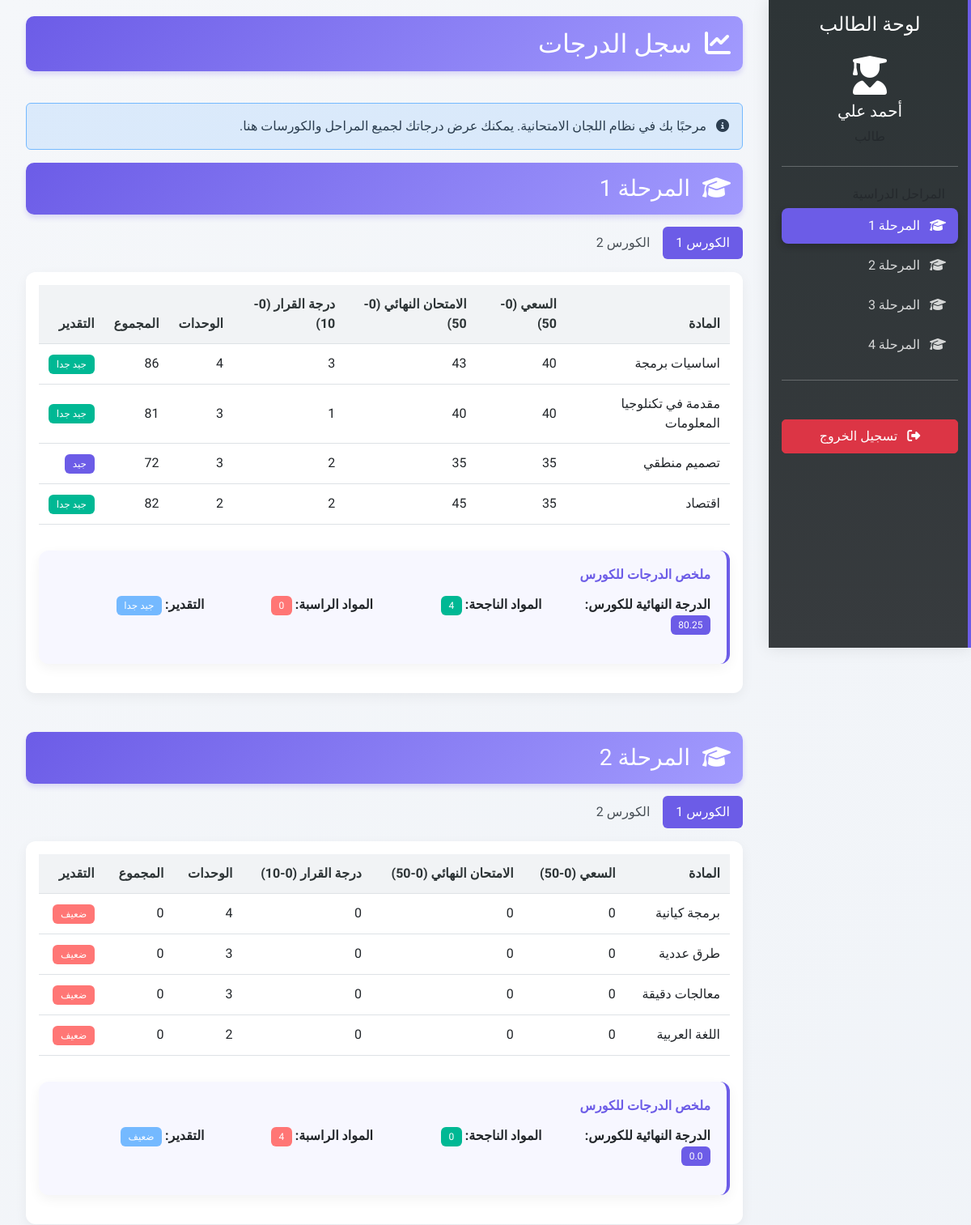
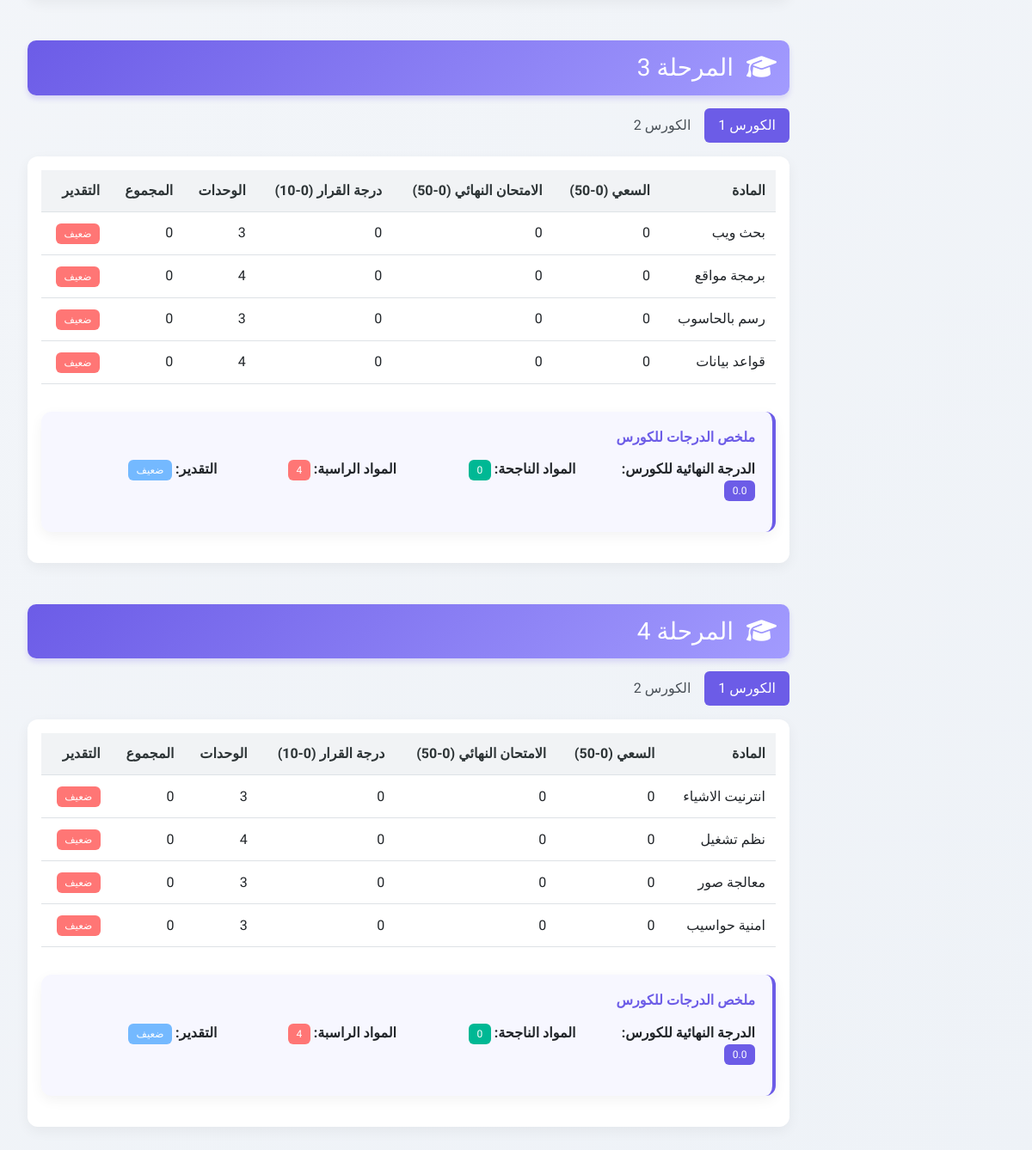
Screenshot of /student/dashboard (signed in) with the database file from the repository (2 pictures, top to bottom).
### app.py (models this page shows, shortened)
class User(db.Model, UserMixin):
    id = db.Column(db.Integer, primary_key=True)
    username = db.Column(db.String(100), unique=True, nullable=False)
    password_hash = db.Column(db.String(200), nullable=False)
    name = db.Column(db.String(100), nullable=False)
    user_type = db.Column(db.String(20), nullable=False)  # 'instructor' or 'student'

class Course(db.Model):
    id = db.Column(db.Integer, primary_key=True)
    name = db.Column(db.String(100), nullable=False)
    stage = db.Column(db.Integer, nullable=False)  # 1, 2, 3, or 4
    semester = db.Column(db.Integer, nullable=False)  # 1 or 2
    units = db.Column(db.Integer, nullable=False)  # between 2-8
    grades = db.relationship('Grade', backref='course', lazy=True)

class Grade(db.Model):
    id = db.Column(db.Integer, primary_key=True)
    student_id = db.Column(db.Integer, db.ForeignKey('student.id'), nullable=False)
    course_id = db.Column(db.Integer, db.ForeignKey('course.id'), nullable=False)
    coursework = db.Column(db.Integer, nullable=False, default=0)  # 0-50
    final_exam = db.Column(db.Integer, nullable=False, default=0)  # 0-50
    decision_marks = db.Column(db.Integer, nullable=False, default=0)  # 0-10
    academic_year = db.Column(db.String(20), nullable=False)
    @property
    def total(self):
        return self.coursework + self.final_exam + self.decision_marks
    @property
    def grade_evaluation(self):
        total = self.total
        if total < 50:
            return "ضعيف"
        elif total < 60:
            return "مقبول"
        elif total < 70:
            return "متوسط"
        elif total < 80:
            return "جيد"
        elif total < 90:
            return "جيد جدا"
        else:
            return "امتياز"

### app.py (the view)
@app.route('/student/dashboard')
@login_required
def student_dashboard():
    if current_user.user_type != 'student':
        flash('غير مصرح لك بالوصول إلى هذه الصفحة', 'danger')
        return redirect(url_for('login'))
    student = Student.query.filter_by(user_id=current_user.id).first()
    if not student:
        flash('لم يتم العثور على بيانات الطالب', 'danger')
        return redirect(url_for('login'))
    stages = [1, 2, 3, 4]
    semesters = [1, 2]
    all_grades = {}
    for stage in stages:
        all_grades[stage] = {}
        for semester in semesters:
            courses = Course.query.filter_by(stage=stage, semester=semester).all()
            grades = []
            for course in courses:
                grade = Grade.query.filter_by(student_id=student.id, course_id=course.id).first()
                if grade:
                    grades.append({
                        'course': course,
                        'grade': grade
                    })
            all_grades[stage][semester] = grades
    return render_template('student_dashboard.html', all_grades=all_grades, stages=stages, semesters=semesters)

### templates/student_dashboard.html (shortened to what this page needs)
{% extends "base.html" %}
{% block content %}
<div class="sidebar">
    <div class="p-3">
        <h4 class="text-center mb-4">لوحة الطالب</h4>
        <div class="text-center mb-4">
            <i class="fas fa-user-graduate fa-3x mb-2"></i>
            <h5>{{ current_user.name }}</h5>
            <p class="text-muted">طالب</p>
        </div>
        <hr>
        <h6 class="sidebar-heading px-3 mt-4 mb-2 text-muted">المراحل الدراسية</h6>
        <ul class="nav flex-column" id="stageNav">
            {% for stage in stages %}
            <li class="nav-item">
                <a class="nav-link {% if loop.first %}active{% endif %}" href="#stage{{ stage }}">
                    <i class="fas fa-graduation-cap me-2"></i>
                    المرحلة {{ stage }}
                </a>
            </li>
            {% endfor %}
        </ul>
        <hr>
        <div class="mt-5">
            <a href="{{ url_for('logout') }}" class="btn btn-danger w-100">
                <i class="fas fa-sign-out-alt me-2"></i>
                تسجيل الخروج
            </a>
        </div>
    </div>
</div>
<div class="content">
    <div class="container-fluid">
        <div class="row mb-4">
            <div class="col-md-12">
                <h2 class="stage-title fade-in">
                    <i class="fas fa-chart-line me-2"></i>
                    سجل الدرجات
                </h2>
            </div>
        </div>
        <div class="alert alert-info fade-in" role="alert">
            <i class="fas fa-info-circle me-2"></i>
            مرحبًا بك في نظام اللجان الامتحانية. يمكنك عرض درجاتك لجميع المراحل والكورسات هنا.
        </div>
        <div class="slide-in">
            {% for stage in stages %}
                <div id="stage{{ stage }}" class="mb-5">
                    <h3 class="stage-title">
                        <i class="fas fa-graduation-cap me-2"></i>
                        المرحلة {{ stage }}
                    </h3>
                    <ul class="nav nav-pills mb-3" id="pills-tab-{{ stage }}" role="tablist">
                        {% for semester in semesters %}
                            <li class="nav-item" role="presentation">
                                <button class="nav-link {% if loop.first %}active{% endif %}"
                                        id="pills-semester{{ stage }}-{{ semester }}-tab"
                                        data-bs-toggle="pill"
                                        data-bs-target="#pills-semester{{ stage }}-{{ semester }}"
                                        type="button"
                                        role="tab"
                                        aria-controls="pills-semester{{ stage }}-{{ semester }}"
                                        aria-selected="{% if loop.first %}true{% else %}false{% endif %}">
                                    الكورس {{ semester }}
                                </button>
                            </li>
                        {% endfor %}
                    </ul>
                    <div class="tab-content" id="pills-tabContent-{{ stage }}">
                        {% for semester in semesters %}
                            <div class="tab-pane fade {% if loop.first %}show active{% endif %}"
                                 id="pills-semester{{ stage }}-{{ semester }}"
                                 role="tabpanel"
                                 aria-labelledby="pills-semester{{ stage }}-{{ semester }}-tab">
                                {% if all_grades[stage][semester] %}
                                    <div class="card grade-table">
                                        <div class="card-body">
                                            <div class="table-responsive">
                                                <table class="table table-hover">
                                                    <thead>
                                                        <tr>
                                                            <th>المادة</th>
                                                            <th>السعي (0-50)</th>
                                                            <th>الامتحان النهائي (0-50)</th>
                                                            <th>درجة القرار (0-10)</th>
                                                            <th>الوحدات</th>
                                                            <th>المجموع</th>
                                                            <th>التقدير</th>
                                                        </tr>
                                                    </thead>
                                                    <tbody>
                                                        {% for item in all_grades[stage][semester] %}
                                                            <tr>
                                                                <td>{{ item.course.name }}</td>
                                                                <td>{{ item.grade.coursework }}</td>
                                                                <td>{{ item.grade.final_exam }}</td>
                                                                <td>{{ item.grade.decision_marks }}</td>
                                                                <td>{{ item.course.units }}</td>
                                                                <td>{{ item.grade.total }}</td>
                                                                <td>
                                                                    <span class="badge {% if item.grade.total < 50 %}bg-danger{% elif item.grade.total < 60 %}bg-warning{% elif item.grade.total < 70 %}bg-info{% elif item.grade.total < 80 %}bg-primary{% elif item.grade.total < 90 %}bg-success{% else %}bg-success{% endif %}">
                                                                        {{ item.grade.grade_evaluation }}
                                                                    </span>
                                                                </td>
                                                            </tr>
                                                        {% endfor %}
                                                    </tbody>
                                                </table>
                                            </div>
                                            {% set total_grades = namespace(value=0) %}
                                            {% set passed_courses = namespace(value=0) %}
                                            {% set failed_courses = namespace(value=0) %}
                                            {% for item in all_grades[stage][semester] %}
                                                {% set total_grades.value = total_grades.value + item.grade.total %}
                                                {% if item.grade.total >= 50 %}
                                                    {% set passed_courses.value = passed_courses.value + 1 %}
                                                {% else %}
                                                    {% set failed_courses.value = failed_courses.value + 1 %}
                                                {% endif %}
                                            {% endfor %}
                                            {% set average_grade = total_grades.value / all_grades[stage][semester]|length if all_grades[stage][semester]|length > 0 else 0 %}
                                            {% set overall_evaluation = '' %}
                                            {% if average_grade < 50 %}
                                                {% set overall_evaluation = 'ضعيف' %}
                                            {% elif average_grade < 60 %}
                                                {% set overall_evaluation = 'مقبول' %}
                                            {% elif average_grade < 70 %}
                                                {% set overall_evaluation = 'متوسط' %}
                                            {% elif average_grade < 80 %}
                                                {% set overall_evaluation = 'جيد' %}
                                            {% elif average_grade < 90 %}
                                                {% set overall_evaluation = 'جيد جدا' %}
                                            {% else %}
                                                {% set overall_evaluation = 'امتياز' %}
                                            {% endif %}
                                            <div class="summary-box mt-3">
                                                <h6 class="mb-3">ملخص الدرجات للكورس</h6>
                                                <div class="row">
                                                    <div class="col-md-3">
                                                        <p><strong>الدرجة النهائية للكورس:</strong> <span class="badge bg-primary">{{ average_grade|round(2) }}</span></p>
                                                    </div>
                                                    <div class="col-md-3">
                                                        <p><strong>المواد الناجحة:</strong> <span class="badge bg-success">{{ passed_courses.value }}</span></p>
                                                    </div>
                                                    <div class="col-md-3">
                                                        <p><strong>المواد الراسبة:</strong> <span class="badge bg-danger">{{ failed_courses.value }}</span></p>
                                                    </div>
                                                    <div class="col-md-3">
                                                        <p><strong>التقدير:</strong> <span class="badge bg-info">{{ overall_evaluation }}</span></p>
                                                    </div>
                                                </div>
                                            </div>
                                        </div>
                                    </div>
                                {% else %}
                                    <div class="alert alert-warning">
                                        <i class="fas fa-exclamation-circle me-2"></i>
                                        لا توجد درجات متاحة لهذا الكورس.
                                    </div>
                                {% endif %}
                            </div>
                        {% endfor %}
                    </div>
                </div>
            {% endfor %}
        </div>
    </div>
</div>
{% endblock %}

### templates/base.html (shortened to what this page needs)
<!DOCTYPE html>
<html lang="ar" dir="rtl">
<head>
    <link rel="stylesheet" href="https://cdn.jsdelivr.net/npm/bootstrap@5.3.0/dist/css/bootstrap.rtl.min.css">
    <link rel="stylesheet" href="https://cdnjs.cloudflare.com/ajax/libs/font-awesome/6.4.0/css/all.min.css">
    <link rel="stylesheet" href="{{ url_for('static', filename='css/custom.css') }}">
</head>
<body>
    {% block content %}{% endblock %}
</body>
</html>

### rows the page displays
User: name "أحمد علي"
Course: course.name "اساسيات برمجة", course.units "4"
Grade: grade.coursework "40", grade.final_exam "43", grade.decision_marks "3", grade.total "86", grade.grade_evaluation "جيد جدا"
Course: course.name "مقدمة في تكنلوجيا المعلومات", course.units "3"
Grade: grade.coursework "40", grade.final_exam "40", grade.decision_marks "1", grade.total "81", grade.grade_evaluation "جيد جدا"
Course: course.name "تصميم منطقي", course.units "3"
Grade: grade.coursework "35", grade.final_exam "35", grade.decision_marks "2", grade.total "72", grade.grade_evaluation "جيد"
Course: course.name "اقتصاد", course.units "2"
Grade: grade.coursework "35", grade.final_exam "45", grade.decision_marks "2", grade.total "82", grade.grade_evaluation "جيد جدا"
Course: course.name "برمجة كيانية", course.units "4"
Grade: grade.coursework "0", grade.final_exam "0", grade.decision_marks "0", grade.total "0", grade.grade_evaluation "ضعيف"
Course: course.name "طرق عددية", course.units "3"
Grade: grade.coursework "0", grade.final_exam "0", grade.decision_marks "0", grade.total "0", grade.grade_evaluation "ضعيف"
Course: course.name "معالجات دقيقة", course.units "3"
Grade: grade.coursework "0", grade.final_exam "0", grade.decision_marks "0", grade.total "0", grade.grade_evaluation "ضعيف"
Course: course.name "اللغة العربية", course.units "2"
Grade: grade.coursework "0", grade.final_exam "0", grade.decision_marks "0", grade.total "0", grade.grade_evaluation "ضعيف"
Course: course.name "بحث ويب", course.units "3"
Grade: grade.coursework "0", grade.final_exam "0", grade.decision_marks "0", grade.total "0", grade.grade_evaluation "ضعيف"
Course: course.name "برمجة مواقع", course.units "4"
Grade: grade.coursework "0", grade.final_exam "0", grade.decision_marks "0", grade.total "0", grade.grade_evaluation "ضعيف"
Course: course.name "رسم بالحاسوب", course.units "3"
Grade: grade.coursework "0", grade.final_exam "0", grade.decision_marks "0", grade.total "0", grade.grade_evaluation "ضعيف"
Course: course.name "قواعد بيانات", course.units "4"
Grade: grade.coursework "0", grade.final_exam "0", grade.decision_marks "0", grade.total "0", grade.grade_evaluation "ضعيف"
Course: course.name "انترنيت الاشياء", course.units "3"
Grade: grade.coursework "0", grade.final_exam "0", grade.decision_marks "0", grade.total "0", grade.grade_evaluation "ضعيف"
Course: course.name "نظم تشغيل", course.units "4"
Grade: grade.coursework "0", grade.final_exam "0", grade.decision_marks "0", grade.total "0", grade.grade_evaluation "ضعيف"
Course: course.name "معالجة صور", course.units "3"
Grade: grade.coursework "0", grade.final_exam "0", grade.decision_marks "0", grade.total "0", grade.grade_evaluation "ضعيف"
Course: course.name "امنية حواسيب", course.units "3"
Grade: grade.coursework "0", grade.final_exam "0", grade.decision_marks "0", grade.total "0", grade.grade_evaluation "ضعيف"

### other values shown
{{ stage }} "1" "2" "3" "4"
{{ semester }} "1" "2" "1" "2" "1" "2" "1" "2"
{{ average_grade|round(2) }} "80.25" "0.0" "0.0" "0.0"
{{ passed_courses.value }} "4" "0" "0" "0"
{{ failed_courses.value }} "0" "4" "4" "4"
{{ overall_evaluation }} "جيد جدا" "ضعيف" "ضعيف" "ضعيف"
